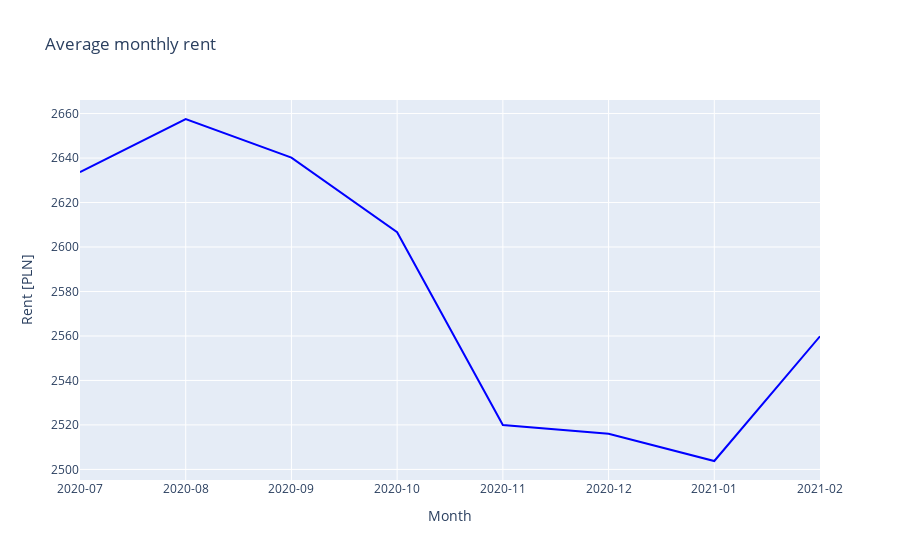

Notebook code cell kept with this figure:
### Markdown cell above
## Basic line chart

### Code cell
trace0=go.Scatter(
            x=df_monthly.year_month,
            y=df_monthly.total_monthly_price,
            mode='lines',
            marker=dict(
            color="blue",
            size=5
            
            ),
        name="mean",

        )

data=[trace0]
    
figure=go.Figure(
    data=data,
    layout=go.Layout(
        title="Average monthly rent",
            yaxis=dict(title="Rent [PLN]"),
        xaxis=dict(title="Month",type="category")

    
    ))
iplot(figure)

### Figure 1 — Plotly figure (JSON) as saved in the notebook; plotly's stock layout.template omitted (floating-point values rounded to 4 significant figures)
{"data": [{"marker": {"color": "blue", "size": 5}, "mode": "lines", "name": "mean", "type": "scatter", "x": ["2020-07", "2020-08", "2020-09", "2020-10", "2020-11", "2020-12", "2021-01", "2021-02"], "y": [2634.0, 2658.0, 2640.0, 2607.0, 2520.0, 2516.0, 2504.0, 2560.0]}], "layout": {"title": {"text": "Average monthly rent"}, "xaxis": {"title": {"text": "Month"}, "type": "category"}, "yaxis": {"title": {"text": "Rent [PLN]"}}}}
